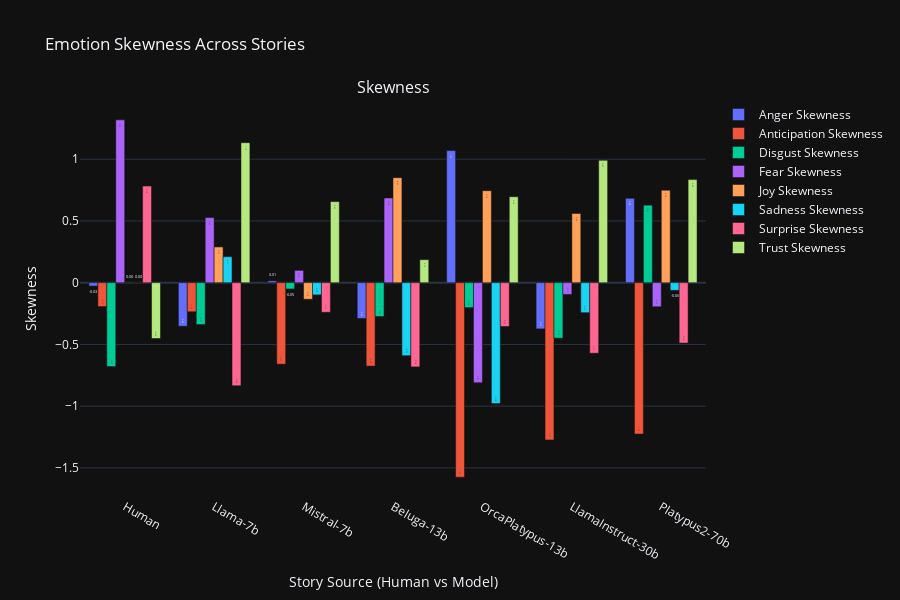

Notebook cell for this chart:
### Markdown cell above
* High positive skewness (right-skewed): higher emotional intensity intensity values are more common than low emotional intensity values
* High negative skewness (left-skewed): lower emotional intensity intensity values are more common than high emotional intensity values
* Around 0 skewness: symmetric distribution

### Code cell
def visualize_skewness():
    stats = {emotion: {"skewness": []} for emotion in plutchik_emotions}
    for _, row in concated_example_df.iterrows():
        for emotion in plutchik_emotions:
            values = np.array(row[emotion])
            stats[emotion]["skewness"].append(skew(values))

    fig = make_subplots(rows=1, cols=1, subplot_titles=["Skewness"])
    for emotion in plutchik_emotions:
        fig.add_trace(go.Bar(
            x=["Human" if row["Model"] == "Human" else row["Model"] for _, row in concated_example_df.iterrows()],
            y=stats[emotion]["skewness"],
            # mode="lines+markers",
            name=f"{emotion.capitalize()} Skewness",
            text=[f'{s:.2f}' for s in stats[emotion]["skewness"]],
            textposition="auto"
        ), row=1, col=1)
    fig.update_layout(
        height=600,
        title="Emotion Skewness Across Stories",
        xaxis_title="Story Source (Human vs Model)",
        yaxis_title="Skewness",
        template="plotly_dark",
        barmode="group",
        showlegend=True
    )
    fig.show()
    return stats

skewness_stats = visualize_skewness()

### Figure 1 — Plotly figure (JSON) as saved in the notebook; plotly's stock layout.template omitted (floating-point values rounded to 4 significant figures)
{"data": [{"name": "Anger Skewness", "text": ["-0.03", "-0.35", "0.01", "-0.29", "1.07", "-0.37", "0.68"], "textposition": "auto", "type": "bar", "x": ["Human", "Llama-7b", "Mistral-7b", "Beluga-13b", "OrcaPlatypus-13b", "LlamaInstruct-30b", "Platypus2-70b"], "xaxis": "x", "y": [-0.02738, -0.3526, 0.01481, -0.2899, 1.07, -0.3742, 0.6834], "yaxis": "y"}, {"name": "Anticipation Skewness", "text": ["-0.19", "-0.24", "-0.66", "-0.68", "-1.58", "-1.27", "-1.23"], "textposition": "auto", "type": "bar", "x": ["Human", "Llama-7b", "Mistral-7b", "Beluga-13b", "OrcaPlatypus-13b", "LlamaInstruct-30b", "Platypus2-70b"], "xaxis": "x", "y": [-0.1935, -0.2357, -0.6599, -0.6755, -1.575, -1.273, -1.226], "yaxis": "y"}, {"name": "Disgust Skewness", "text": ["-0.68", "-0.34", "-0.05", "-0.27", "-0.20", "-0.45", "0.63"], "textposition": "auto", "type": "bar", "x": ["Human", "Llama-7b", "Mistral-7b", "Beluga-13b", "OrcaPlatypus-13b", "LlamaInstruct-30b", "Platypus2-70b"], "xaxis": "x", "y": [-0.6794, -0.3394, -0.0508, -0.2742, -0.2017, -0.4493, 0.6277], "yaxis": "y"}, {"name": "Fear Skewness", "text": ["1.32", "0.53", "0.10", "0.69", "-0.81", "-0.10", "-0.19"], "textposition": "auto", "type": "bar", "x": ["Human", "Llama-7b", "Mistral-7b", "Beluga-13b", "OrcaPlatypus-13b", "LlamaInstruct-30b", "Platypus2-70b"], "xaxis": "x", "y": [1.319, 0.5271, 0.09975, 0.6858, -0.8098, -0.09528, -0.195], "yaxis": "y"}, {"name": "Joy Skewness", "text": ["0.00", "0.29", "-0.13", "0.85", "0.75", "0.56", "0.75"], "textposition": "auto", "type": "bar", "x": ["Human", "Llama-7b", "Mistral-7b", "Beluga-13b", "OrcaPlatypus-13b", "LlamaInstruct-30b", "Platypus2-70b"], "xaxis": "x", "y": [0.002375, 0.2894, -0.1342, 0.8507, 0.7452, 0.5604, 0.7489], "yaxis": "y"}, {"name": "Sadness Skewness", "text": ["0.00", "0.21", "-0.10", "-0.59", "-0.98", "-0.24", "-0.06"], "textposition": "auto", "type": "bar", "x": ["Human", "Llama-7b", "Mistral-7b", "Beluga-13b", "OrcaPlatypus-13b", "LlamaInstruct-30b", "Platypus2-70b"], "xaxis": "x", "y": [0.0004695, 0.2101, -0.09872, -0.5912, -0.9793, -0.2431, -0.06208], "yaxis": "y"}, {"name": "Surprise Skewness", "text": ["0.78", "-0.83", "-0.24", "-0.68", "-0.36", "-0.57", "-0.49"], "textposition": "auto", "type": "bar", "x": ["Human", "Llama-7b", "Mistral-7b", "Beluga-13b", "OrcaPlatypus-13b", "LlamaInstruct-30b", "Platypus2-70b"], "xaxis": "x", "y": [0.7822, -0.8338, -0.2399, -0.6821, -0.355, -0.5712, -0.489], "yaxis": "y"}, {"name": "Trust Skewness", "text": ["-0.45", "1.13", "0.66", "0.19", "0.70", "0.99", "0.84"], "textposition": "auto", "type": "bar", "x": ["Human", "Llama-7b", "Mistral-7b", "Beluga-13b", "OrcaPlatypus-13b", "LlamaInstruct-30b", "Platypus2-70b"], "xaxis": "x", "y": [-0.4519, 1.134, 0.6564, 0.1863, 0.6965, 0.991, 0.8351], "yaxis": "y"}], "layout": {"annotations": [{"font": {"size": 16}, "showarrow": false, "text": "Skewness", "x": 0.5, "xanchor": "center", "xref": "paper", "y": 1, "yanchor": "bottom", "yref": "paper"}], "barmode": "group", "height": 600, "showlegend": true, "title": {"text": "Emotion Skewness Across Stories"}, "xaxis": {"anchor": "y", "domain": [0, 1], "title": {"text": "Story Source (Human vs Model)"}}, "yaxis": {"anchor": "x", "domain": [0, 1], "title": {"text": "Skewness"}}}}
